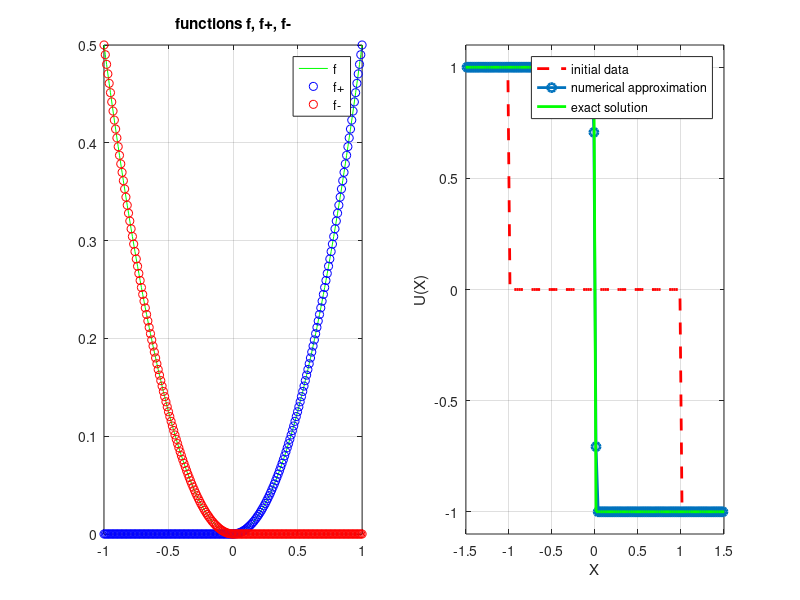

Recreate this plot in MATLAB.

function E_O_scheme

% Solution of u_t + f(u)_x =0


% Final Time
T = 1.5;
T = 2.5;

% Number of grid cells
%N=20;
%N=100;
N=200;
%N=500;

% Delta x
dx=5/N;

% define cell centers
x = -2.5+dx*0.5:dx:2.5-0.5*dx;

%define number of time steps
%NTime = 40
%NTime = 20
%NTime = 12
%NTime = 8
%NTime = 11
%NTime = 9
%NTime = 10

%NTime = 100*2*1.5
NTime = 100

% Time step dt
dt = T/NTime


% plotting of f,f+,f-
v=-1:0.01:+1;
subplot(1,2,1)
plot(v,f(v),'-g');
hold on
plot(v,f_pluss(v),'ob');
plot(v,f_minus(v),'or');
legend('f','f+','f-')
grid on
title('functions f, f+, f-')

%pause

 
% Define a vector that is useful for handling the different cells
J  = 1:N;    % number the cells of the domain
J1 = 2:N-1;  % the interior cells 
J2 = 1:N-1;  % numbering of the cell interfaces 

%define vector for initial data
u0 = zeros(1,N);

% case1
L1= x <= -1.0;
L2= x > -1.0   &  x<=1.0 ;
L3= x > 1.0; 

% (a)
u0(L1) = 1;
u0(L2) = 0;
u0(L3) = -1;

% (b)
%u0(L1) = -1;
%u0(L2) = 0;
%u0(L3) = +1;


% case2
% L1= x <= 1.0;
% L2= x > 1.0;
% u0(L1) = 1.0;
% u0(L2) = 1.1;


% case3
% L1= x <= 0.5;
% L2= x > 0.5 & x<= 1.5;
% L3= x > 1.5; 
% u0(L1) = 1.1;
% %u0(L2) = 0.1*(x(L2)-0.5) + 1.0;
% u0(L2) = -0.1*(x(L2)-0.5) + 1.1;
% u0(L3) = 1.0;


% plot initial data
subplot(1,2,2)
hold off
plot(x,u0,'--r','LineWidth',2)
xlabel('X')
ylabel('U(X)')
%axis([0 1 -0.1 +1.5])
title('Solution')
axis([-1.5 1.5 -1.1 +1.1])
grid on
hold on


% define vector for solution
u = zeros(1,N);
u_old = zeros(1,N);

% useful quantity for the discrete scheme
lambda = dt/dx


% is used for taking a pause
teller = 1; 

% calculate the numerical solution u by going through a loop of NTime number
% of time steps

% initial state
u_old = u0;

pause

for j = 1:NTime

    % Define the numerical flux at the cell-interfaces 3/2, 5/2, ... ,
    % N-1/2 = total of N-1 cell interfaces
    
    % Enquist-Osher
    
    
    % Case 1
    % f(u) = 1/2*u^2
    % f'(u) = u
    %f_pl = f, u>=0
    %f_pl = 0, u<0
    %f_mi = f, u<0
    %f_mi = 0, u>=0
    
    % check flow direction
    %Lp = u_old(J) >= 0;    % non-negative u flows from left to right
    %Ld = u_old(J) < 0;     % negative u flow from right towards left
    
    F_pl = zeros(1,N);
    F_mi = zeros(1,N);
    
    %F_pl(J(Lp)) = f(u_old(J(Lp)));
    %F_mi(J(Ld)) = f(u_old(J(Ld)));
    
    F_pl = f_pluss(u_old);
    F_mi = f_minus(u_old);
    
    % case 2
    % f(u) = u^2/(u^2 + M(1-u)^2)
    
    
    % General flux based on Engquist-Osher scheme
    U_half(J2) = F_pl(J2) + F_mi(J2+1);
    
    
   
    %%%%%%%%%%%%%%%%%%%%%%%%%% 
    % the numerical scheme   %
    %%%%%%%%%%%%%%%%%%%%%%%%%%
    
    % calculate solution at interior part of domain, that is, cells j=2,...,N-1  
    u(J1) = u_old(J1) - lambda*(U_half(J1) - U_half(J1-1)); 
   
    % solution at left boundary
    u(1) = u0(1);
   
    % solution at right boundary
    u(N) = u0(N); 
    
    
    % plotting
    subplot(1,2,2)
    plot(x,u0,'--r','LineWidth',2)
    hold on
    plot(x,u,'-o')
    xlabel('X')
    ylabel('U(X)')
    grid on
    title('Solution of Burgers Equation')
    axis([-1.5 1.5 -1.1 +1.1])
    drawnow
    hold off
    
    % update "u_old" before you move forward to the next time level
    u_old = u;
    
     % should we take a pause?
    check = j/100;
    if (check == teller) 
     pause
     teller = teller +1;
    end
    
    
    
    
    
end


% calculate exact solution

v = zeros(1,N);

% case a)

if (T<=2)
   
    L1 = x <= -1 + 0.5*T;
    L2 = x>-1 + 0.5*T  &  x<= 1-0.5*T; 
    L3 = x>1-0.5*T; 
    
    v(L1) = 1;
    v(L2) = 0;
    v(L3) = -1;
    
else
    
    L4 = x<= 0;
    L5 = x>0;
    
    v(L4) = 1;
    v(L5) = -1;
    
end


% case b)




hold off


% plot exact solution 
plot(x,u0,'--r','LineWidth',2)
hold on
plot(x,u,'-o','LineWidth',2)
hold on
plot(x,v,'-g','LineWidth',2)
%plot(x,v,'-r')
axis([-1.5 1.5 -1.1 +1.1])
legend('initial data','numerical approximation','exact solution')
xlabel('X')
ylabel('U(X)')
grid on

hold off


function f=f(u)    
f = 0.5*u.^2;    
    
%M = 1;
%f = u.^2/(u.^2 + M*(1-u).^2);
end


function fpluss = f_pluss(u)    
f = 0.5*u.^2;    
L = u >= 0;

fpluss(L)  = f(L);
fpluss(~L) = 0;
%M = 1;
%f = u.^2/(u.^2 + M*(1-u).^2);
end


function fminus = f_minus(u)    
f = 0.5*u.^2;    
L = u >= 0;

fminus(L)  = 0;
fminus(~L) = f(~L);

%M = 1;
%f = u.^2/(u.^2 + M*(1-u).^2);
end


end